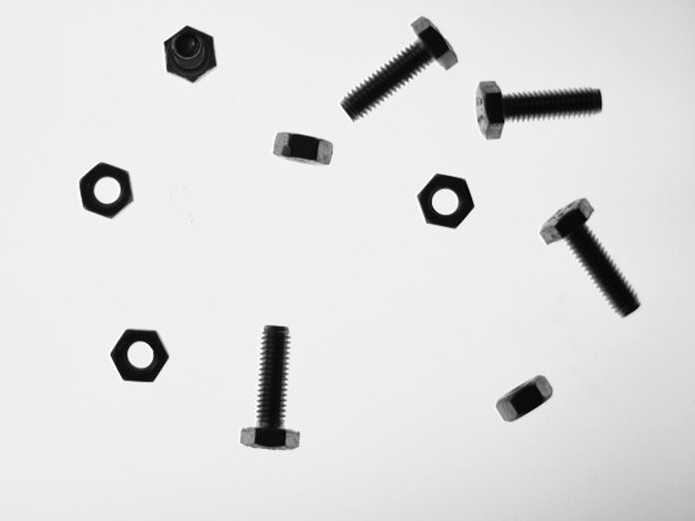
#> input picture OpenCV Workshop - distro 5c/OpenCV Workshop/bouten_moeren1.jpg, 695 x 521 px, found by its file name
$ python opdracht4b.py
#> lines starting #> are read from the running program, lines starting #| are printed output that depends on the picture; after the words box and inside, x2 and y2 are one past the last pixel; in counts of white or black regions, pixels touching at a corner belong together; long printed decimals are rounded
import numpy as np
import cv2 as cv
import math


img = cv.imread('C:/Users/bryan/Desktop/OpenCV Workshop - distro 5c/OpenCV Workshop/bouten_moeren1.jpg')
#> img is the input picture: shape (521, 695, 3); min 0, max 255, mean 221.2
gray = cv.cvtColor(img,cv.COLOR_BGR2GRAY)
grayBlur = cv.GaussianBlur(gray, (25,25), 0)
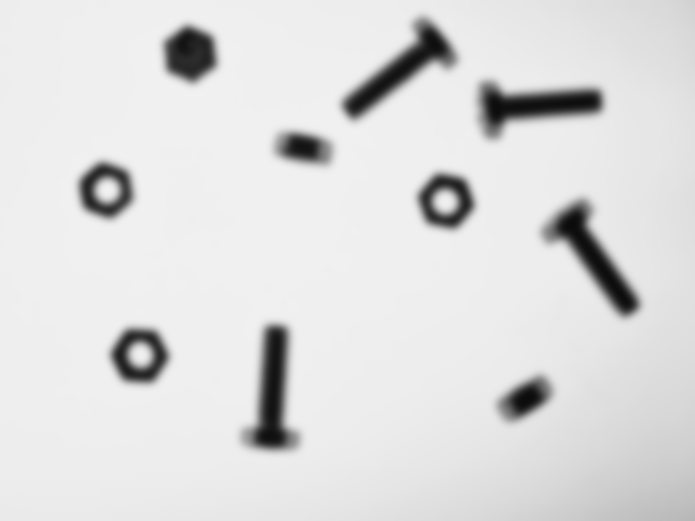
#> grayBlur: shape (521, 695); min 11, max 241, mean 221.2
ret,threshbinary = cv.threshold(grayBlur, 180, 255,cv.THRESH_BINARY_INV)
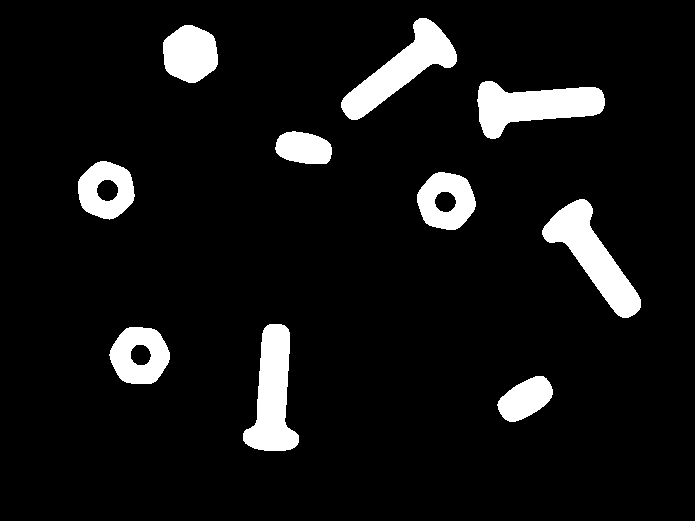
#> threshbinary: shape (521, 695); 8.1% white; 10 white regions


contours, hierarchy = cv.findContours(
    threshbinary, cv.RETR_TREE, cv.CHAIN_APPROX_SIMPLE)
#> contours = 13 contours; largest, box (x1, y1, x2, y2) and area: (542, 199, 641, 318) 4147, (477, 81, 605, 139) 4057, (341, 18, 457, 120) 3986, (243, 324, 299, 451) 3940, (109, 327, 170, 384) 2616

hierarchy = hierarchy[0]
for cnr in range(len(contours)):
    cnt = contours[cnr]
    area = cv.contourArea(cnt)
    perimeter = cv.arcLength(cnt, True)
    factor = 4 * math.pi * area / perimeter**2
    holes = 0.00
    child = hierarchy[cnr][2]

    if factor < 0.50:
        cv.drawContours(img, [cnt], 0, (0, 255, 255),3)
    elif factor < 0.80:
        cv.drawContours(img, [cnt], 0, (0, 0, 225),3)
    elif (factor > 0.8) & (area > 500):
        cv.drawContours(img, [cnt], 0, (0, 255, 0), )

    while child >= 0:
        holes += cv.contourArea(contours[child])
        child = hierarchy[child][0]
        cv.drawContours(img, [cnt], 0, (255, 0, 0), 3)
    print(area, factor, holes)
#> this loop made 13 passes
#> (area, perimeter, factor) on passes 1 to 12: (1582.5, 160.8, 0.77), (2616, 193.3, 0.879), (347.5, 69.36, 0.908), (3940.5, 337.4, 0.435), (4147, 345.1, 0.438), (2535.5, 190.8, 0.876), (355.5, 70.18, 0.907), (2467.5, 187.6, 0.881), (373, 71.6, 0.914), (1410, 152.6, 0.761), (4057, 341.3, 0.438), (2397, 185.7, 0.874)
#| 1582.5 0.7696 0.0
#| 2616.0 0.8795 347.5
#| 347.5 0.9078 0.0
#| 3940.5 0.4349 0.0
#| 4147.0 0.4376 0.0
#| 2535.5 0.8757 355.5
#| 355.5 0.9069 0.0
#| 2467.5 0.8812 373.0
#> (further printed lines are left out)
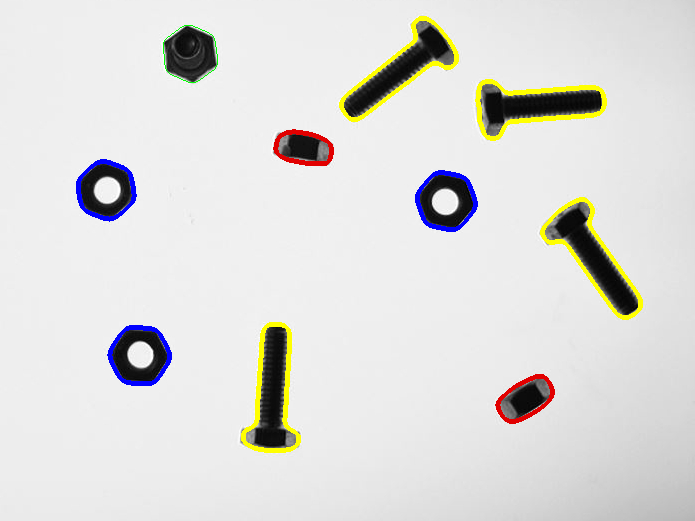
#> img: shape (521, 695, 3); 2.72% of pixels changed, all inside (x1, y1, x2, y2) = (76, 16, 643, 453)

cv.imshow('img',img)

q = cv.waitKey(0)
#> (key Esc is pressed here)
print(q)
#| 27
cv.destroyAllWindows()

$ run again, with OpenCV Workshop - distro 5c/OpenCV Workshop/bouten_moeren2.jpg copied over OpenCV Workshop - distro 5c/OpenCV Workshop/bouten_moeren1.jpg
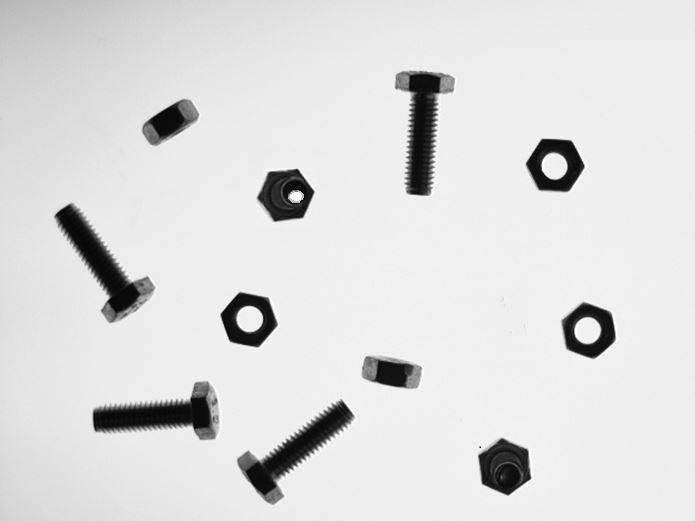
#> input picture OpenCV Workshop - distro 5c/OpenCV Workshop/bouten_moeren2.jpg, 695 x 521 px, found by its file name
#> img is the input picture: shape (521, 695, 3); min 0, max 255, mean 220
#> `ret,threshbinary = cv.threshold(grayBlur, 180, 255,cv.THRESH_BINARY_INV)`:
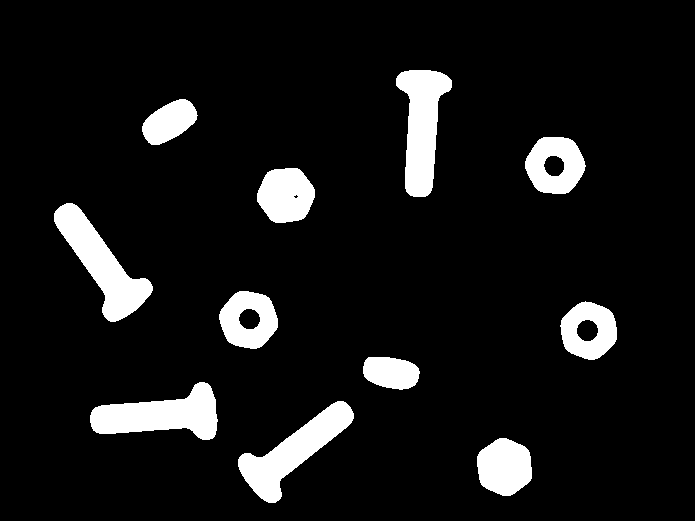
#> threshbinary: shape (521, 695); 8.8% white; 11 white regions
#> contours = 15 contours, 1 with area under 20; largest, box (x1, y1, x2, y2) and area: (54, 203, 153, 322) 4148, (90, 382, 218, 440) 4056, (238, 401, 354, 503) 3987, (396, 70, 452, 197) 3942, (525, 137, 586, 194) 2616
#> the loop `for cnr in range(len(contours)):` made 15 passes
#> (area, perimeter, factor) on passes 1 to 8: (2398, 185.7, 0.874), (3987, 345.6, 0.42), (4055.5, 341.9, 0.436), (1410, 152.6, 0.761), (2466.5, 187.6, 0.881), (373, 71.6, 0.914), (2536.5, 190.8, 0.876), (355.5, 70.18, 0.907)
#> (printed output is left out)
#> after the loop `for cnr in range(len(contours)):`:
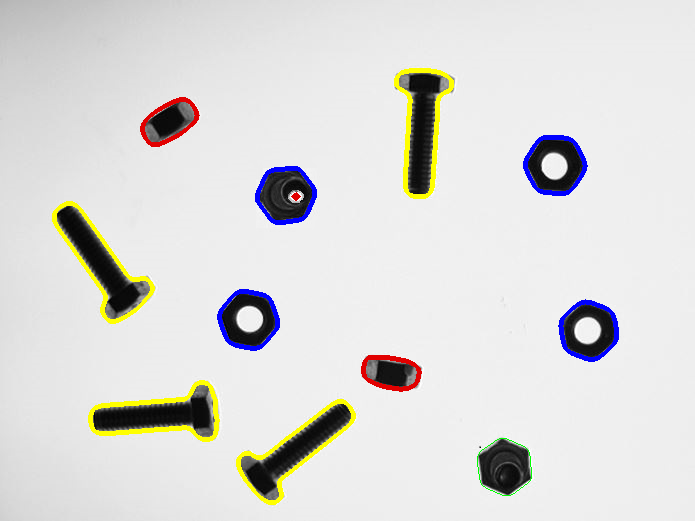
#> img: shape (521, 695, 3); 2.95% of pixels changed, all inside (x1, y1, x2, y2) = (52, 68, 619, 505)
#| 27
